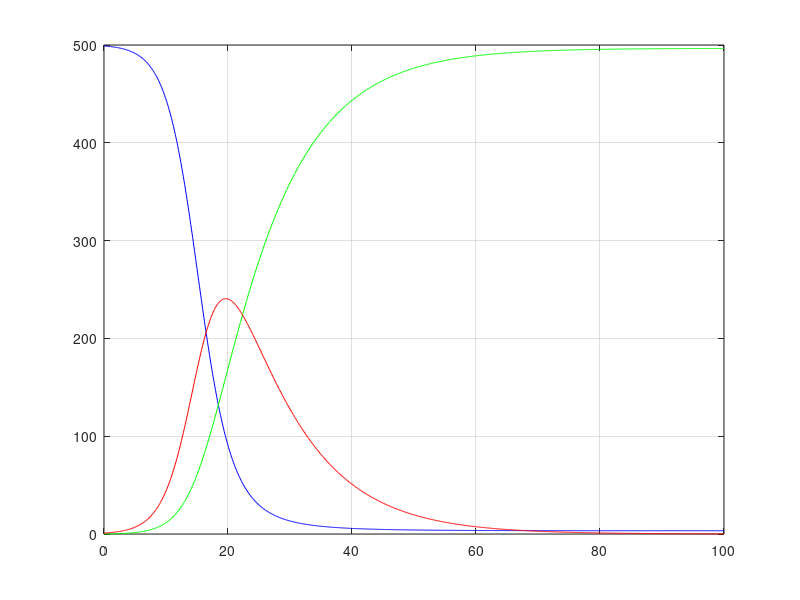

The MATLAB script that drew this image:
% model of infection

function virus_SIR_model

dt = 0.1;
N = 1000;
t(1) = 0;

S(1) = 499; % uninfected
R(1) = 0; % insulated, are immune, cured
I(1) = 1; % infected

alpha = 0.001; % probability of infection
beta = 0.1; % percentage of cured isolated

for i = 1:N 
S(i+1) = S(i) + (-alpha*S(i) * I(i))*dt;
I(i+1) = I(i) + (alpha*S(i) * I(i) - beta*I(i))*dt;
R(i+1) = R(i) + (beta*I(i))*dt;
t(i+1) = t(i) + dt;
end

plot(t,S, 'b') % uninfected
grid on
hold all
plot(t,R, 'g') % isolated, cured
plot(t,I, 'r')% infected